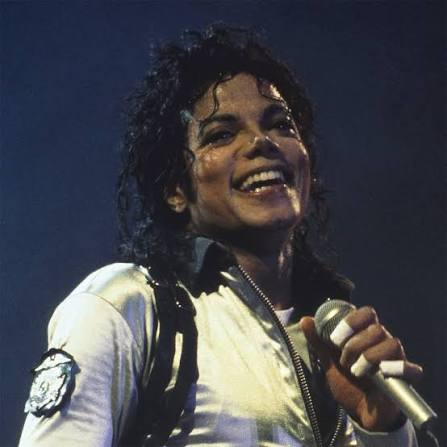
#> input picture Michael_Jackson.jpg, 447 x 447 px
$ python act5-basico-OpenCV-0013.py
#> lines starting #> are read from the running program, lines starting #| are printed output that depends on the picture; after the words box and inside, x2 and y2 are one past the last pixel; in counts of white or black regions, pixels touching at a corner belong together
import cv2
# Meredith Aguirre NC = 0013
print("-+-+-+- 1. Leer y mostrar la imagen -+-+-+-")
# Leer la imagen desde el archivo
image = cv2.imread('Michael_Jackson.jpg')
#> image is the input picture: shape (447, 447, 3); mean B, G, R 76.3, 70.4, 69.6

# Verificar que la imagen se haya cargado correctamente
if image is None:
    print("Error: No se pudo cargar 'Michael_Jackson.jpg'. Verifica que el archivo exista en la misma carpeta.")
    exit()

# Mostrar la imagen en una ventana
cv2.imshow('Imagen Original - Michael_Jackson', image)

# Esperar a que se presione una tecla y cerrar la ventana
cv2.waitKey(0)
cv2.destroyAllWindows()


print("-+-+-+- 2. Convertir a escala de grises -+-+-+-")
# Convertir de BGR a escala de grises
gray_image = cv2.cvtColor(image, cv2.COLOR_BGR2GRAY)
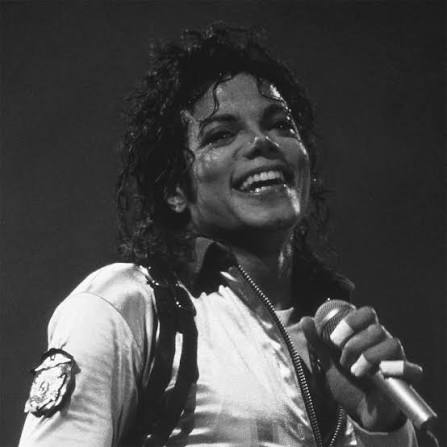
#> gray_image: shape (447, 447); min 8, max 255, mean 70.9

# Guardar la imagen en escala de grises
cv2.imwrite('Michael_Jackson_gris.jpg', gray_image)


print("-+-+-+- 3. Redimensionar la imagen -+-+-+-")
# Redimensionar la imagen a 300x200 píxeles
resized_image = cv2.resize(image, (300, 200))
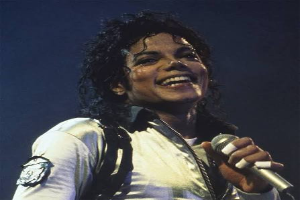
#> resized_image: shape (200, 300, 3); mean B, G, R 76.3, 70.3, 69.6

# Guardar la imagen redimensionada
cv2.imwrite('Michael_Jackson_redimensionada.jpg', resized_image)


print("-+-+-+- 4. Rotar la imagen 90 grados -+-+-+-")
# Obtener el alto y ancho de la imagen
(h, w) = image.shape[:2]
#> h = 447; w = 447

# Definir el centro de la imagen
center = (w // 2, h // 2)
#> center = (223, 223)

# Crear la matriz de rotación (centro, ángulo, escala)
matrix = cv2.getRotationMatrix2D(center, 90, 1.0)

# Aplicar la rotación
rotated_image = cv2.warpAffine(image, matrix, (w, h))
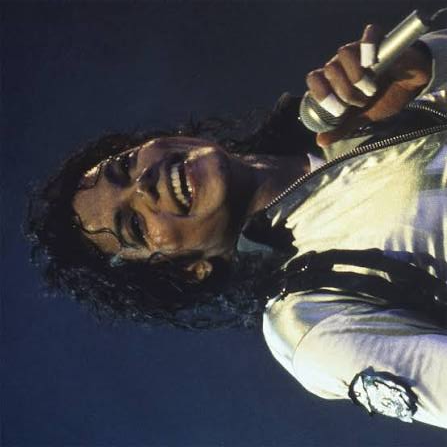
#> rotated_image: shape (447, 447, 3); mean B, G, R 76.3, 70.4, 69.6

# Guardar la imagen rotada
cv2.imwrite('Michael_Jackson_rotada.jpg', rotated_image)


print("-+-+-+- 5. Desenfocar la imagen (Desenfoque Gaussiano) -+-+-+-")
# Aplicar desenfoque Gaussiano
blurred_image = cv2.GaussianBlur(image, (15, 15), 0)
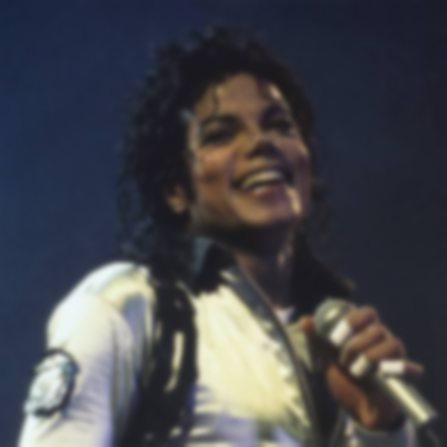
#> blurred_image: shape (447, 447, 3); mean B, G, R 76.3, 70.4, 69.6

# Guardar la imagen desenfocada
cv2.imwrite('Michael_Jackson_desenfocada.jpg', blurred_image)


print("-+-+-+- 6. Detección de bordes con el algoritmo Canny -+-+-+-")
# Aplicar el detector de bordes Canny sobre la imagen en escala de grises
edges = cv2.Canny(gray_image, 100, 200)
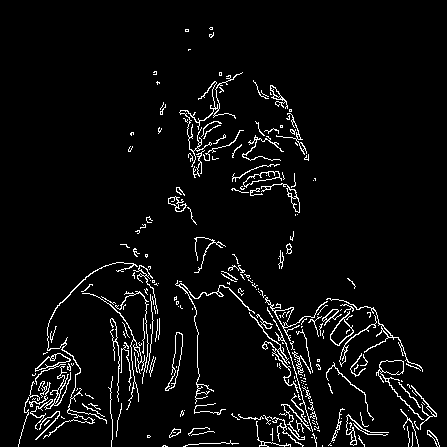
#> edges: shape (447, 447); 4.6% white in thin lines or dots, all inside (x1, y1, x2, y2) = (18, 27, 440, 447)

# Guardar la imagen con los bordes detectados
cv2.imwrite('Michael_Jackson_bordes.jpg', edges)


print("-+-+-+- 7. Dibujar formas y agregar texto -+-+-+-")
# Hacer una copia de la imagen original para no modificarla directamente
image_shapes = image.copy()

# Dibujar un rectángulo (imagen, punto_inicial, punto_final, color_BGR, grosor)
cv2.rectangle(image_shapes, (50, 50), (200, 200), (255, 0, 0), 3)

# Agregar texto a la imagen
cv2.putText(image_shapes, 'OpenCV', (60, 40), cv2.FONT_HERSHEY_SIMPLEX, 1, (0, 255, 0), 2)

# Guardar la imagen con formas y texto
cv2.imwrite('Michael_Jackson_formas_texto.jpg', image_shapes)


print("-+-+-+- 8. Umbralización (Thresholding binario) -+-+-+-")
# Aplicar umbralización binaria sobre la imagen en escala de grises
_, thresh_image = cv2.threshold(gray_image, 127, 255, cv2.THRESH_BINARY)
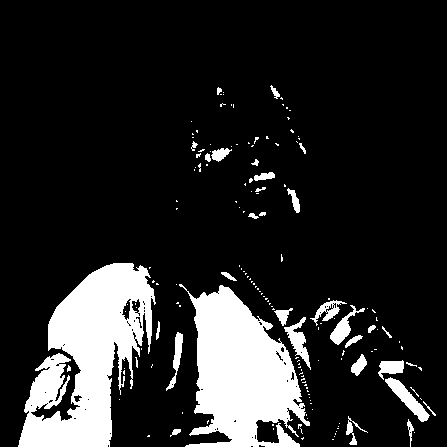
#> thresh_image: shape (447, 447); 15.5% white; 165 white regions (133 under 20 px)

# Guardar la imagen umbralizada
cv2.imwrite('Michael_Jackson_umbral.jpg', thresh_image)


print("-+-+-+- 9. Detección de contornos -+-+-+-")
# Hacer otra copia de la imagen original para dibujar los contornos encima
image_contours = image.copy()

# Encontrar los contornos usando los bordes detectados previamente
contours, _ = cv2.findContours(edges, cv2.RETR_EXTERNAL, cv2.CHAIN_APPROX_SIMPLE)
#> contours = 246 contours, 209 with area under 20; largest, box (x1, y1, x2, y2) and area: (330, 311, 354, 346) 349, (376, 360, 424, 420) 331, (165, 332, 183, 391) 326, (35, 353, 71, 385) 266, (243, 171, 282, 188) 243

# Dibujar los contornos sobre la copia de la imagen original
cv2.drawContours(image_contours, contours, -1, (0, 255, 0), 2)
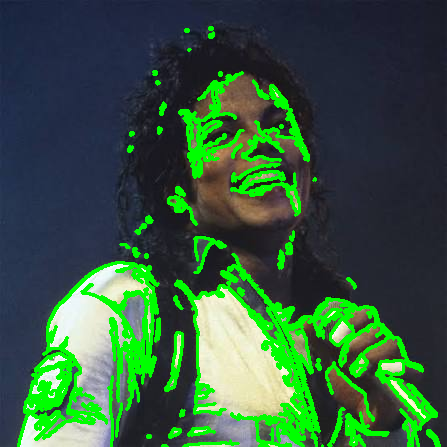
#> image_contours: shape (447, 447, 3); 13.66% of pixels changed, all inside (x1, y1, x2, y2) = (17, 26, 441, 447)

# Guardar la imagen final con los contornos
cv2.imwrite('Michael_Jackson_contornos.jpg', image_contours)

print("¡Listo! Todas las imágenes procesadas se han guardado en la carpeta.")
print("Hecho por Meredith Aguirre NC = 0013")
